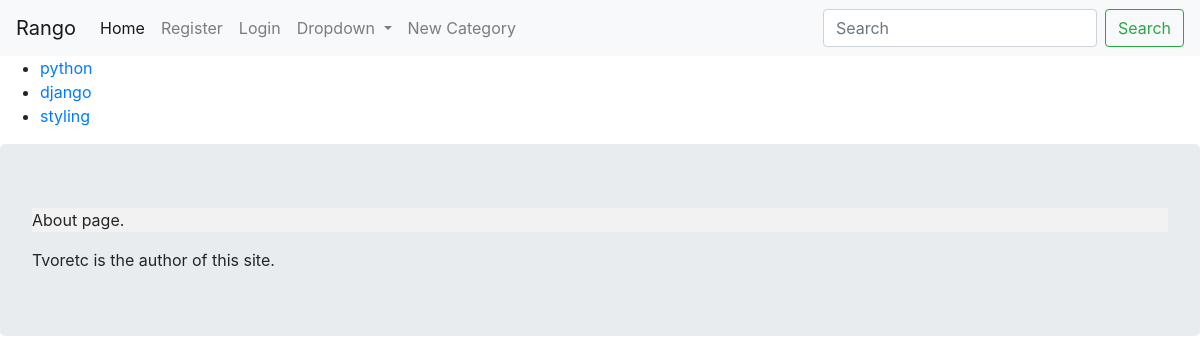
The page /about/ on the database its author committed.
### mainapp/models.py (models this page shows, shortened)
class Category(models.Model):
    name = models.CharField(max_length = 40, unique = True)
    views = models.PositiveIntegerField(default = 0)
    likes = models.PositiveIntegerField(default = 0)
    slug = models.SlugField(blank = True, unique = True)
    class Meta:
        verbose_name_plural = 'Categories'

### rango/views.py (the view)
# urls.py: url(r'^about/$', views.about, name = 'about'),
def about(request):
    if request.session.test_cookie_worked():
        print('test cookie worked.')
        request.session.delete_test_cookie()
    context = {'author_name':'Tvoretc'}
    return render(request, 'about.html', context)

### mainapp/templatetags/rango_template_tags.py (called while the page is built)
@register.inclusion_tag('mainapp/cats.html')
def get_category_list(cat = None):
    return {'cats':Category.objects.all(), 'act_cat' : cat}

### templates/about.html
{% extends 'base.html' %}
{% block content %}
    <p>About page.</p>
    {{author_name}} is the author of this site.
{% endblock %}

### mainapp/templates/mainapp/cats.html
<ul>
  {% if cats %}
    {% for c in cats %}
      {% if c == act_cat %}
        <strong><li> <a href="{% url 'mainapp:category_detail' c.slug %}">{{c.name}}</a> </li></strong>
      {% else %}
        <li> <a href="{% url 'mainapp:category_detail' c.slug %}">{{c.name}}</a> </li>
      {% endif %}
    {% endfor %}
  {% else %}
    <li> <strong>No category present</strong> </li>
  {% endif %}
</ul>

### static/css/master.css (style rules this page uses)
p { background-color: #F2F2F2; }

### rows shown on the page
Category: name "python"
Category: name "django"
Category: name "styling"

### other values the page prints
{{ author_name }} "Tvoretc"
